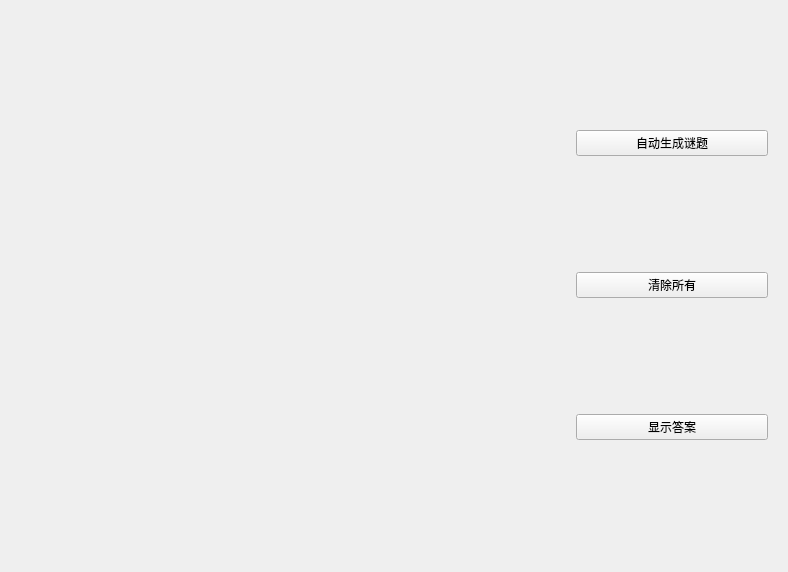
<?xml version="1.0" encoding="UTF-8"?>
<ui version="4.0">
 <class>NumTableWidget</class>
 <widget class="QWidget" name="NumTableWidget">
  <property name="geometry">
   <rect>
    <x>0</x>
    <y>0</y>
    <width>788</width>
    <height>568</height>
   </rect>
  </property>
  <property name="windowTitle">
   <string>Widget</string>
  </property>
  <layout class="QHBoxLayout" name="horizontalLayout_2">
   <item>
    <widget class="QWidget" name="widget_2" native="true">
     <property name="minimumSize">
      <size>
       <width>550</width>
       <height>550</height>
      </size>
     </property>
     <property name="maximumSize">
      <size>
       <width>550</width>
       <height>550</height>
      </size>
     </property>
     <layout class="QHBoxLayout" name="horizontalLayout">
      <item>
       <layout class="QGridLayout" name="gridLayout"/>
      </item>
     </layout>
    </widget>
   </item>
   <item>
    <widget class="QWidget" name="widget" native="true">
     <layout class="QVBoxLayout" name="verticalLayout">
      <item>
       <widget class="QPushButton" name="createEnigmaBtn">
        <property name="text">
         <string>自动生成谜题</string>
        </property>
       </widget>
      </item>
      <item>
       <widget class="QPushButton" name="clearAllBtn">
        <property name="text">
         <string>清除所有</string>
        </property>
       </widget>
      </item>
      <item>
       <widget class="QPushButton" name="showAnswerBtn">
        <property name="text">
         <string>显示答案</string>
        </property>
       </widget>
      </item>
     </layout>
    </widget>
   </item>
  </layout>
 </widget>
 <resources/>
 <connections/>
</ui>
